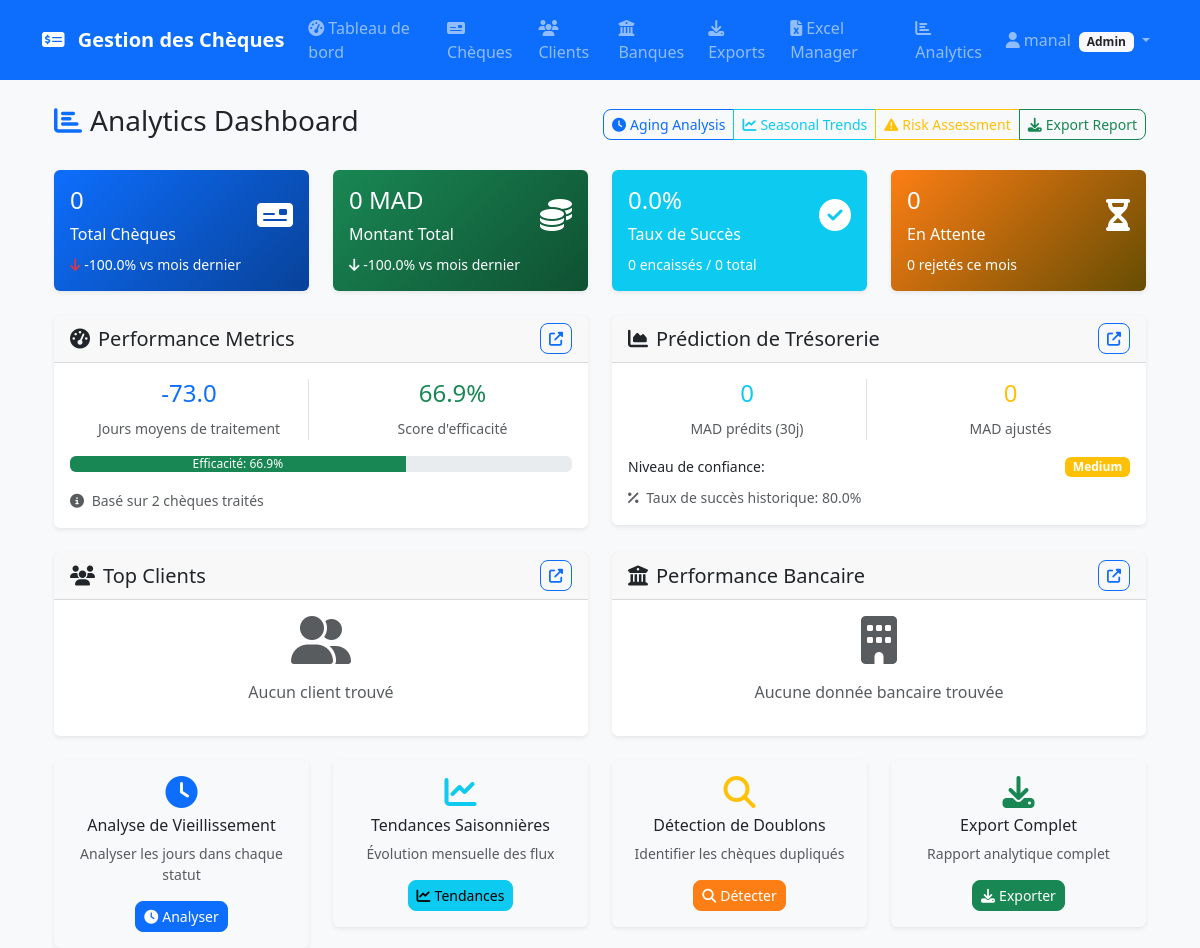
The app's page /analytics/ (signed in), older data.
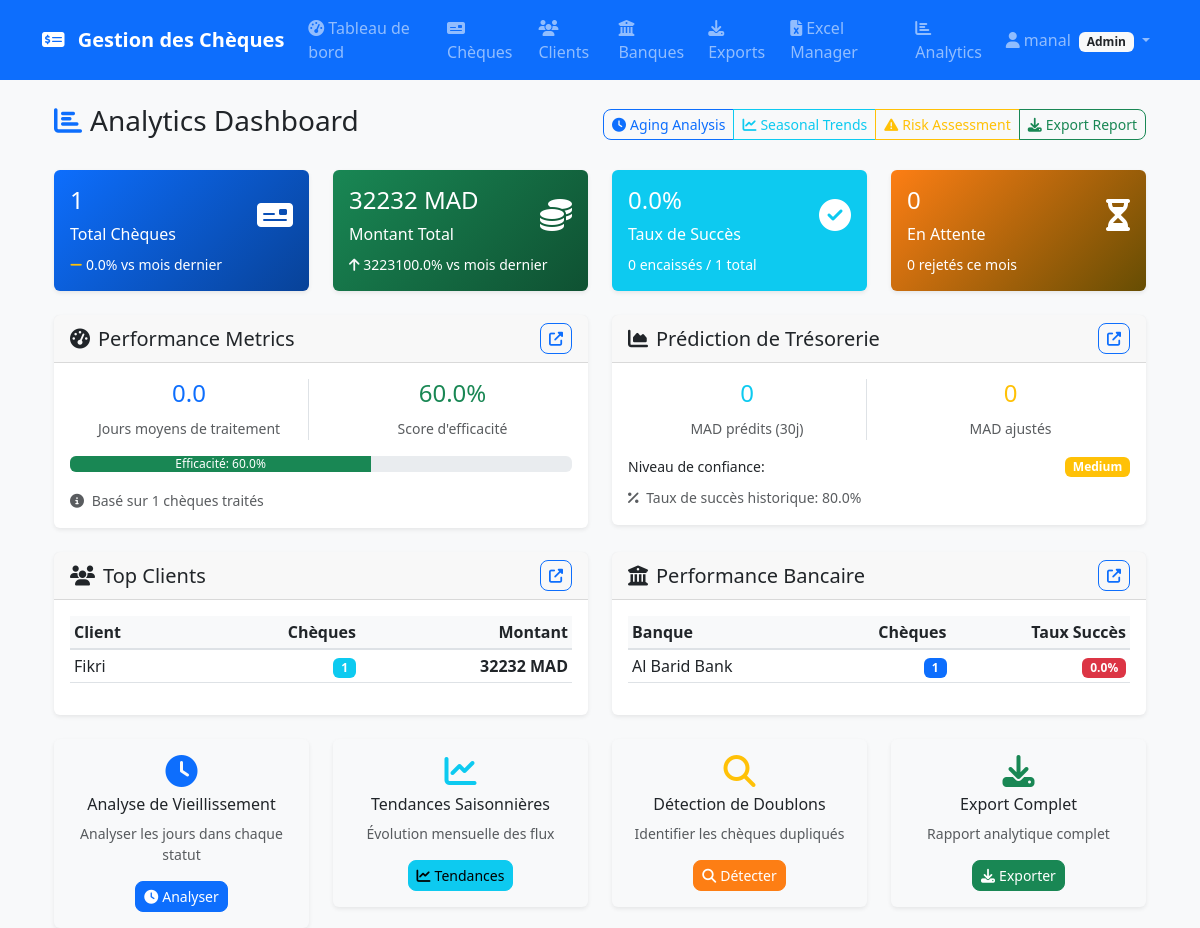
The same page, newer data.
### models.py (models this page shows, shortened)
class Client(db.Model):
    __tablename__ = 'clients'
    id = db.Column(db.Integer, primary_key=True)
    type = db.Column(db.String(20), nullable=False)
    name = db.Column(db.String(200), nullable=False)
    id_number = db.Column(db.String(50))  # CIN or RC
    vat_number = db.Column(db.String(50))  # IF or ICE
    created_at = db.Column(db.DateTime, default=datetime.utcnow)
    phone = db.Column(db.String(20))
    email = db.Column(db.String(120))
    address = db.Column(db.Text)
    city = db.Column(db.String(100))
    postal_code = db.Column(db.String(20))
    risk_level = db.Column(db.String(20), default='low')  # low, medium, high
    credit_limit = db.Column(db.Numeric(12, 2), default=0)
    current_exposure = db.Column(db.Numeric(12, 2), default=0)
    bounce_rate = db.Column(db.Float, default=0.0)
    risk_score = db.Column(db.Float, default=0.0)
    last_risk_assessment = db.Column(db.DateTime)
    last_contact_date = db.Column(db.DateTime)
    contact_method = db.Column(db.String(50))  # sms, email, phone
    cheques = db.relationship('Cheque', backref='client', lazy=True)
    communications = db.relationship('ClientCommunication', backref='client', lazy=True)
    documents = db.relationship('ClientDocument', backref='client', lazy=True)
    __table_args__ = (
        CheckConstraint(type.in_(['personne', 'entreprise']), name='check_client_type'),
        CheckConstraint(risk_level.in_(['low', 'medium', 'high']), name='check_risk_level'),
        Index('idx_client_name', 'name'),
        Index('idx_client_risk', 'risk_level'),
        Index('idx_client_type', 'type'),
    )

class Bank(db.Model):
    __tablename__ = 'banks'
    id = db.Column(db.Integer, primary_key=True)
    name = db.Column(db.String(100), nullable=False, index=True)
    code = db.Column(db.String(10), unique=True, index=True)
    swift_code = db.Column(db.String(11), index=True)
    icon_url = db.Column(db.String(255))
    is_active = db.Column(db.Boolean, default=True, index=True)
    created_at = db.Column(db.DateTime, default=datetime.utcnow)
    updated_at = db.Column(db.DateTime, default=datetime.utcnow, onupdate=datetime.utcnow)
    branches = db.relationship('Branch', backref='bank', lazy=True, cascade='all, delete-orphan')

### routes/analytics.py (the view)
@analytics_bp.route('/')
@login_required
def analytics_dashboard():
    try:
        db_path = os.path.join(current_app.config['DATA_FOLDER'], 'cheques.db')
        analytics = AnalyticsEngine(db_path)
        kpi_data = analytics.generate_kpi_dashboard()
        performance_metrics = analytics.calculate_performance_metrics(30)
        cash_flow = analytics.predict_cash_flow(30)
        risk_clients = analytics.assess_client_risk()[:5]  # Top 5 risky clients
        return render_template('analytics/dashboard.html',
                             kpi_data=kpi_data,
                             performance_metrics=performance_metrics,
                             cash_flow=cash_flow,
                             risk_clients=risk_clients)
    except Exception as e:
        logging.error(f"Error in analytics dashboard: {str(e)}")
        flash(f'Erreur lors du chargement du tableau de bord analytique: {str(e)}', 'error')
        return redirect(url_for('dashboard.index'))

### utils/analytics_engine.py (called while the page is built)
    def get_db_connection(self) -> sqlite3.Connection:
        conn = sqlite3.connect(self.db_path)
        conn.row_factory = sqlite3.Row
        return conn

### templates/analytics/dashboard.html (shortened to what the changed rows need)
{% extends "base.html" %}
{% block content %}
<div class="container-fluid">
    <div class="d-flex justify-content-between align-items-center mb-4">
        <h1 class="h3"><i class="fas fa-chart-bar text-primary me-2"></i>Analytics Dashboard</h1>
    </div>
    {% if kpi_data and kpi_data.current_month %}
    <div class="row mb-4">
        <div class="col-md-3">
            <div class="card bg-primary text-white">
                <div class="card-body">
                    <div class="d-flex justify-content-between">
                        <div>
                            <h4 class="card-title">{{ kpi_data.current_month.total_cheques }}</h4>
                            <p class="card-text">Total Chèques</p>
                        </div>
                        <div class="align-self-center">
                            <i class="fas fa-money-check fa-2x"></i>
                        </div>
                    </div>
                    {% if kpi_data.growth_metrics %}
                    <small class="d-block mt-2">
                        <i class="fas fa-{{ 'arrow-up text-success' if kpi_data.growth_metrics.count_growth > 0 else 'arrow-down text-danger' if kpi_data.growth_metrics.count_growth < 0 else 'minus text-warning' }}"></i>
                        {{ "%.1f"|format(kpi_data.growth_metrics.count_growth) }}% vs mois dernier
                    </small>
                    {% endif %}
                </div>
            </div>
        </div>
        <div class="col-md-3">
            <div class="card bg-success text-white">
                <div class="card-body">
                    <div class="d-flex justify-content-between">
                        <div>
                            <h4 class="card-title">{{ "%.0f"|format(kpi_data.current_month.total_amount) }} MAD</h4>
                            <p class="card-text">Montant Total</p>
                        </div>
                        <div class="align-self-center">
                            <i class="fas fa-coins fa-2x"></i>
                        </div>
                    </div>
                    {% if kpi_data.growth_metrics %}
                    <small class="d-block mt-2">
                        <i class="fas fa-{{ 'arrow-up text-light' if kpi_data.growth_metrics.amount_growth > 0 else 'arrow-down text-light' if kpi_data.growth_metrics.amount_growth < 0 else 'minus text-light' }}"></i>
                        {{ "%.1f"|format(kpi_data.growth_metrics.amount_growth) }}% vs mois dernier
                    </small>
                    {% endif %}
                </div>
            </div>
        </div>
        <div class="col-md-3">
            <div class="card bg-info text-white">
                <div class="card-body">
                    <div class="d-flex justify-content-between">
                        <div>
                            <h4 class="card-title">{{ "%.1f"|format(kpi_data.current_month.success_rate) }}%</h4>
                            <p class="card-text">Taux de Succès</p>
                        </div>
                        <div class="align-self-center">
                            <i class="fas fa-check-circle fa-2x"></i>
                        </div>
                    </div>
                    <small class="d-block mt-2">
                        {{ kpi_data.current_month.successful_cheques }} encaissés / {{ kpi_data.current_month.total_cheques }} total
                    </small>
                </div>
            </div>
        </div>
        <div class="col-md-3">
            <div class="card bg-warning text-white">
                <div class="card-body">
                    <div class="d-flex justify-content-between">
                        <div>
                            <h4 class="card-title">{{ kpi_data.current_month.pending_cheques }}</h4>
                            <p class="card-text">En Attente</p>
                        </div>
                        <div class="align-self-center">
                            <i class="fas fa-hourglass-half fa-2x"></i>
                        </div>
                    </div>
                    <small class="d-block mt-2">
                        {{ kpi_data.current_month.bounced_cheques }} rejetés ce mois
                    </small>
                </div>
            </div>
        </div>
    </div>
    {% endif %}
    <div class="row mb-4">
        <div class="col-md-6">
            <div class="card">
                <div class="card-body">
                    {% if performance_metrics %}
                    <div class="row">
                        <div class="col-6">
                            <div class="text-center border-end">
                                <h4 class="text-primary">{{ "%.1f"|format(performance_metrics.avg_processing_time) }}</h4>
                                <small class="text-muted">Jours moyens de traitement</small>
                            </div>
                        </div>
                        <div class="col-6">
                            <div class="text-center">
                                <h4 class="text-success">{{ "%.1f"|format(performance_metrics.efficiency_score) }}%</h4>
                                <small class="text-muted">Score d'efficacité</small>
                            </div>
                        </div>
                    </div>
                    <div class="progress mt-3">
                        <div class="progress-bar bg-success" role="progressbar"
                             style="width: {{ performance_metrics.efficiency_score }}%"
                             aria-valuenow="{{ performance_metrics.efficiency_score }}"
                             aria-valuemin="0" aria-valuemax="100">
                            Efficacité: {{ "%.1f"|format(performance_metrics.efficiency_score) }}%
                        </div>
                    </div>
                    <div class="mt-3">
                        <small class="text-muted">
                            <i class="fas fa-info-circle me-1"></i>
                            Basé sur {{ performance_metrics.total_processed }} chèques traités
                        </small>
                    </div>
                    {% else %}
                    <div class="text-center text-muted">
                        <i class="fas fa-chart-line fa-3x mb-3"></i>
                        <p>Aucune donnée de performance disponible</p>
                    </div>
                    {% endif %}
                </div>
            </div>
        </div>
    </div>
    <div class="row mb-4">
        <div class="col-md-6">
            <div class="card">
                <div class="card-body">
                    {% if kpi_data and kpi_data.top_clients %}
                    <div class="table-responsive">
                        <table class="table table-sm">
                            <thead>
                                <tr>
                                    <th>Client</th>
                                    <th class="text-end">Chèques</th>
                                    <th class="text-end">Montant</th>
                                </tr>
                            </thead>
                            <tbody>
                                {% for client in kpi_data.top_clients[:5] %}
                                <tr>
                                    <td>{{ client.name }}</td>
                                    <td class="text-end">
                                        <span class="badge bg-info">{{ client.cheque_count }}</span>
                                    </td>
                                    <td class="text-end">
                                        <strong>{{ "%.0f"|format(client.total_amount) }} MAD</strong>
                                    </td>
                                </tr>
                                {% endfor %}
                            </tbody>
                        </table>
                    </div>
                    {% else %}
                    <div class="text-center text-muted">
                        <i class="fas fa-user-friends fa-3x mb-3"></i>
                        <p>Aucun client trouvé</p>
                    </div>
                    {% endif %}
                </div>
            </div>
        </div>
        <div class="col-md-6">
            <div class="card">
                <div class="card-body">
                    {% if kpi_data and kpi_data.bank_performance %}
                    <div class="table-responsive">
                        <table class="table table-sm">
                            <thead>
                                <tr>
                                    <th>Banque</th>
                                    <th class="text-end">Chèques</th>
                                    <th class="text-end">Taux Succès</th>
                                </tr>
                            </thead>
                            <tbody>
                                {% for bank in kpi_data.bank_performance[:5] %}
                                <tr>
                                    <td>{{ bank.bank_name }}</td>
                                    <td class="text-end">
                                        <span class="badge bg-primary">{{ bank.cheque_count }}</span>
                                    </td>
                                    <td class="text-end">
                                        <span class="badge bg-{{ 'success' if bank.success_rate > 80 else 'warning' if bank.success_rate > 60 else 'danger' }}">
                                            {{ "%.1f"|format(bank.success_rate) }}%
                                        </span>
                                    </td>
                                </tr>
                                {% endfor %}
                            </tbody>
                        </table>
                    </div>
                    {% else %}
                    <div class="text-center text-muted">
                        <i class="fas fa-building fa-3x mb-3"></i>
                        <p>Aucune donnée bancaire trouvée</p>
                    </div>
                    {% endif %}
                </div>
            </div>
        </div>
    </div>
</div>
{% endblock %}

Row changes from the older to the newer data that the page shows:
now on this page (row edited): Client: name "Fikri", cheque_count "1", total_amount "32232"
now on this page (row edited): Bank: bank_name "Al Barid Bank", cheque_count "1", success_rate "0.0"
Text that changed along with them:
{{ kpi_data.current_month.total_cheques }}: "0" → "1"
{{ "%.1f"|format(kpi_data.growth_metrics.count_growth) }}: "-100.0" → "0.0"
{{ "%.0f"|format(kpi_data.current_month.total_amount) }}: "0" → "32232"
{{ "%.1f"|format(kpi_data.growth_metrics.amount_growth) }}: "-100.0" → "3223100.0"
{{ "%.1f"|format(performance_metrics.avg_processing_time) }}: "-73.0" → "0.0"
{{ "%.1f"|format(performance_metrics.efficiency_score) }}: "66.9" → "60.0"
{{ performance_metrics.efficiency_score }}: 66.9 → 60.0 (drawn)
{{ performance_metrics.total_processed }}: "2" → "1"
text no longer shown: "Aucun client trouvé Aucune donnée bancaire trouvée"
text now shown: "Client Chèques Montant Banque Chèques Taux Succès"
